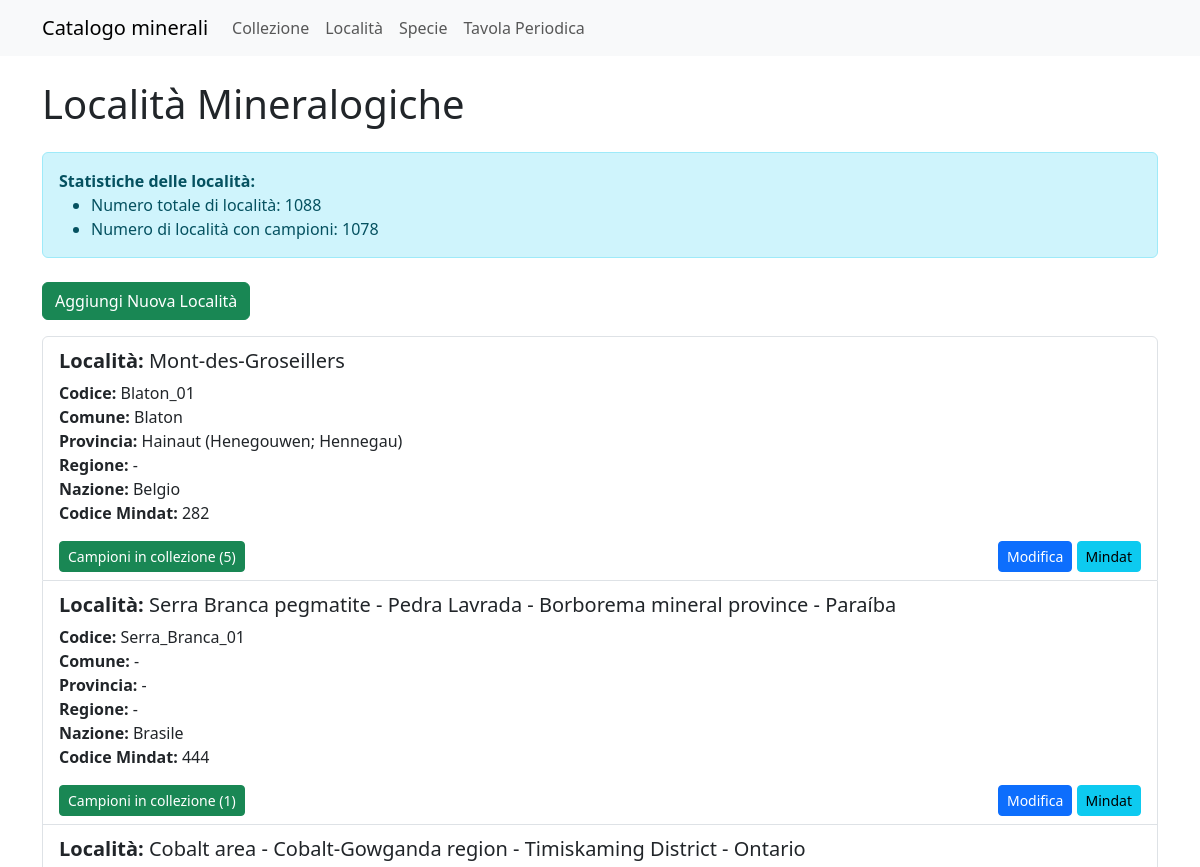
Before: /localita (upper part) with the older database file.
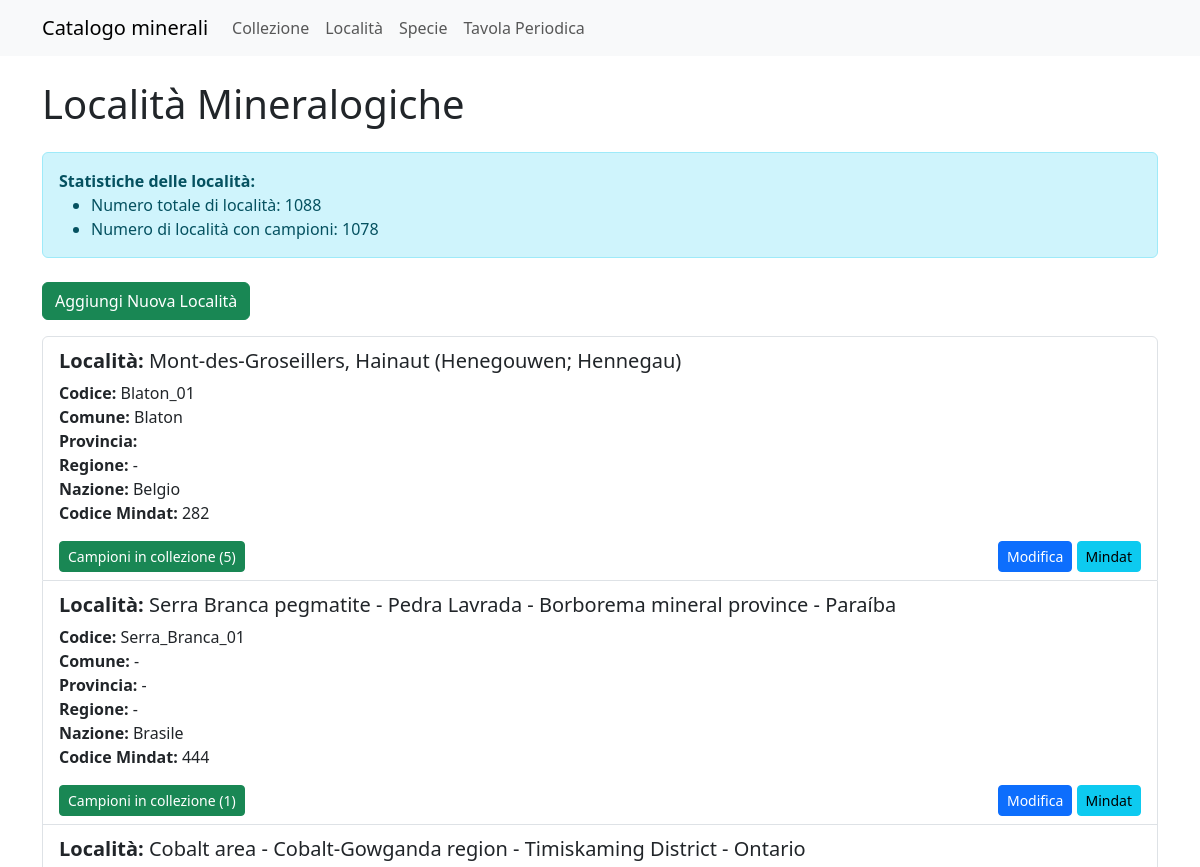
After: the same page with the newer database file.
### models.py (models this page shows)
class Localita(db.Model, SerializerMixin):
    id = db.Column(db.Integer, primary_key=True)
    cod_loc = db.Column(db.String(100), unique=True, nullable=False)
    cava_min = db.Column(db.String(255))
    loc_monte = db.Column(db.String(255))
    valle = db.Column(db.String(50))
    comune = db.Column(db.String(50))
    distr_pref = db.Column(db.String(50))
    provincia = db.Column(db.String(50))
    regione = db.Column(db.String(50))
    dipartimento = db.Column(db.String(50))
    stato = db.Column(db.String(50))
    nazione = db.Column(db.String(100))
    note = db.Column(db.Text)
    cod_mindat = db.Column(db.Integer)
    collezione = db.relationship('Collezione', backref='localita', lazy='dynamic')
    serialize_rules = ('-collezione',)

### app.py (the view)
@app.route('/localita')
def localita():
    page = request.args.get('page', 1, type=int)
    per_page = 10  # Numero di località per pagina
    pagination = Localita.query.order_by(Localita.cava_min).paginate(page=page, per_page=per_page, error_out=False)
    items = pagination.items
    total_localita = Localita.query.count()
    localita_con_campioni = db.session.query(Localita.id).join(Collezione).group_by(Localita.id).count()
    return render_template('localita.html',
                           items=items,
                           pagination=pagination,
                           total_localita=total_localita,
                           localita_con_campioni=localita_con_campioni)

### app.py (called while the page is built)
@app.context_processor
def inject_specie_valide():
    specie_valide_count = db.session.query(func.count(func.distinct(Collezione.specie_id))).filter(Collezione.specie_id.isnot(None)).scalar()
    return {'specie_valide': specie_valide_count}

### templates/localita.html (shortened to what this page needs)
{% extends "base.html" %}
{% block content %}
<h1 class="mb-4">Località Mineralogiche</h1>
<div class="alert alert-info mb-4">
    <strong>Statistiche delle località:</strong>
    <ul class="mb-0">
        <li>Numero totale di località: {{ total_localita }}</li>
        <li>Numero di località con campioni: {{ localita_con_campioni }}</li>
    </ul>
</div>
<a href="{{ url_for('new_localita') }}" class="btn btn-success mb-3">Aggiungi Nuova Località</a>
<div class="list-group">
    {% for localita in items %}
    <div class="list-group-item">
        <p class="mb-1">
            <h5><strong>Località:</strong> {{ localita.loc_monte }}<br></h5>
            <strong>Codice:</strong> {{ localita.cod_loc }}<br>
            <strong>Comune:</strong> {{ localita.comune }}<br>
            <strong>Provincia:</strong> {{ localita.provincia }}<br>
            <strong>Regione:</strong> {{ localita.regione }}<br>
            <strong>Nazione:</strong> {{ localita.nazione }}<br>
            <strong>Codice Mindat:</strong> {{ localita.cod_mindat }}
        </p>
        <div class="d-flex justify-content-between align-items-center mt-3">
            <button class="btn btn-success btn-sm" type="button" data-bs-toggle="collapse" data-bs-target="#campioni{{ localita.id }}">
                Campioni in collezione ({{ localita.collezione.count() }})
            </button>
            <div>
                <a href="{{ url_for('edit_localita', id=localita.id) }}" class="btn btn-primary btn-sm">Modifica</a>
                {% if localita.cod_mindat %}
                <a href="https://www.mindat.org/loc-{{ localita.cod_mindat }}.html" class="btn btn-info btn-sm" target="_blank">Mindat</a>
                {% endif %}
            </div>
        </div>
    </div>
    {% endfor %}
</div>
{% endblock %}

### templates/base.html (shortened to what this page needs)
<!DOCTYPE html>
<html lang="en">
<head>
    {% include 'includes/head.html' %}
</head>
<body>
    {% include 'includes/navbar.html' %}
    <div class="container mt-4">
        {% block content %}{% endblock %}
    </div>
</body>
</html>

### templates/includes/head.html (shortened to what this page needs)
<link href="https://cdn.jsdelivr.net/npm/bootstrap@5.3.3/dist/css/bootstrap.min.css" rel="stylesheet">
<link href="{{ url_for('static', filename='styles/style.css') }}" rel="stylesheet">
<link rel="stylesheet" href="https://cdn.jsdelivr.net/npm/autocomplete.js/dist/autocomplete.min.css">

### templates/includes/navbar.html (shortened to what this page needs)
<nav class="navbar navbar-expand-lg navbar-light bg-light">
    <div class="container">
        <a class="navbar-brand" href="{{ url_for('index') }}">Catalogo minerali</a>
        <div class="collapse navbar-collapse" id="navbarNav">
            <ul class="navbar-nav">
                <li class="nav-item">
                    <a class="nav-link" href="{{ url_for('collezione') }}">Collezione</a>
                </li>
                <li class="nav-item">
                    <a class="nav-link" href="{{ url_for('localita') }}">Località</a>
                </li>
                <li class="nav-item">
                    <a class="nav-link" href="{{ url_for('specie') }}">Specie</a>
                </li>
                <li class="nav-item">
                    <a class="nav-link" href="{{ url_for('tavola_periodica') }}">Tavola Periodica</a>
                </li>
            </ul>
        </div>
    </div>
</nav>

Changed rows visible on the page:
changed Localita "Blaton_01": loc_monte "Mont-des-Groseillers" → "Mont-des-Groseillers, Hainaut (Henegouwen; Hennegau)"; provincia "Hainaut (Henegouwen; Hennegau)" → (not shown)
